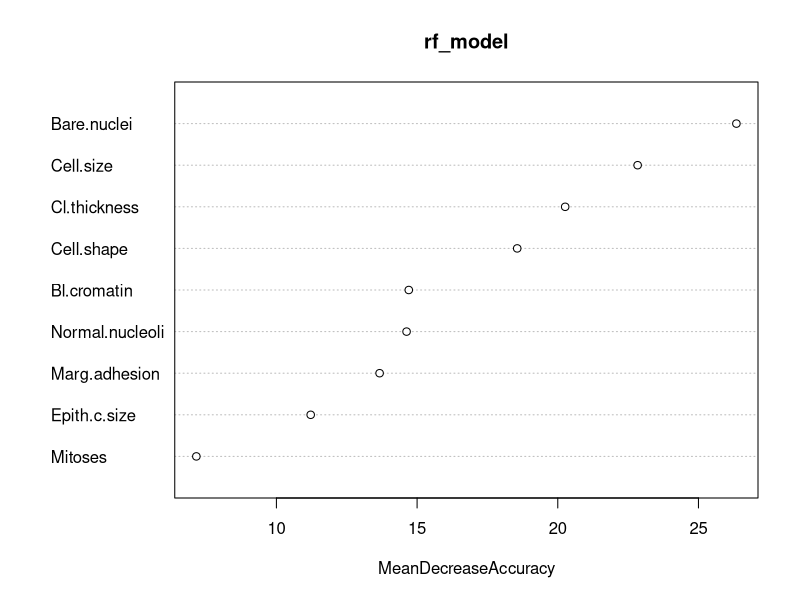
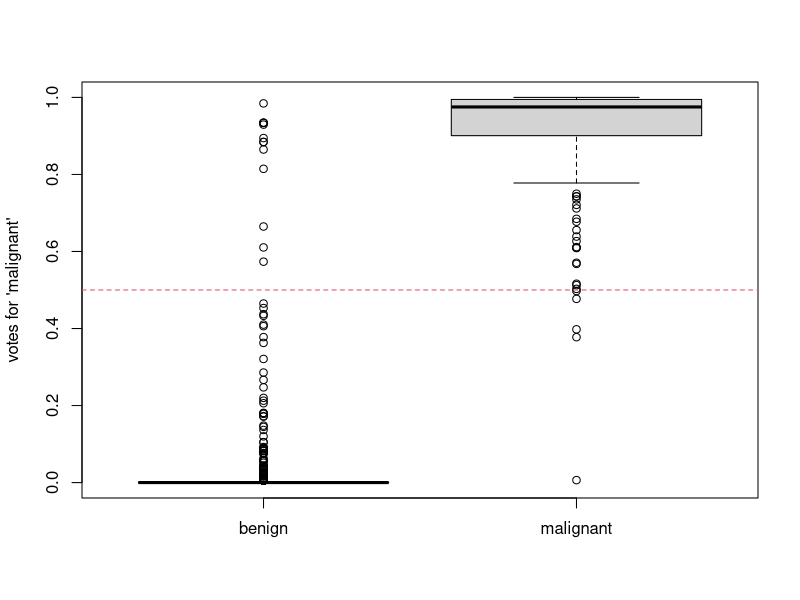

These figures' R source, in order:
## ---- chunk 1
data(iris)
str(iris)
## ---- chunk 2
require(mlbench)
data(BreastCancer)
str(BreastCancer)
## ---- chunk 3
library(randomForest)
## ---- chunk 4
set.seed(3)
rf_model = randomForest(Species ~ ., data = iris, ntree=30)
## ---- chunk 5
print(rf_model)
## ---- chunk 6
getTree(rf_model, 3, labelVar=TRUE)
## ---- chunk 7
rf2 = randomForest(Species ~ ., data = iris, ntree=30, nodesize=20, maxnodes=5)
print(rf2)
getTree(rf2, 3, labelVar=TRUE)
## ---- chunk 8
rf3 = randomForest(Species ~ ., data = iris, ntree=30, mtry=4)
print(rf3)
## ---- chunk 9
for (ns in c(5,25)) {
  for (mn in c(5,15)) {
    for (mt in c(2,4)) {
      rf1 <- randomForest(Species ~ ., data = iris, nodesize=ns, maxnodes=mn, mtry=mt, ntree=30)
      cat(sprintf("nodesize=%02d maxnodes=%02d mtry=%s OOB-error=%0.4f\n", ns, mn,mt, rf1$err.rate[30,"OOB"]))
    }
  }
}
## ---- chunk 10
set.seed(83)

BC.data <- subset(BreastCancer[,-1],!is.na(Bare.nuclei))

rf_model = randomForest(Class ~ ., data = BC.data,importance=TRUE)
print(rf_model)
## ---- chunk 11
importance(rf_model)
## ---- chunk 12
varImpPlot(rf_model,type=1)
## ---- chunk 13
rf_model$confusion
## ---- chunk 14
head(rf_model$votes)
## ---- chunk 15
boxplot(rf_model$votes[,2]~rf_model$y,xlab="",ylab="votes for 'malignant'")
abline(h=0.5,lty=2,col=2)
## ---- chunk 16
sessionInfo()
